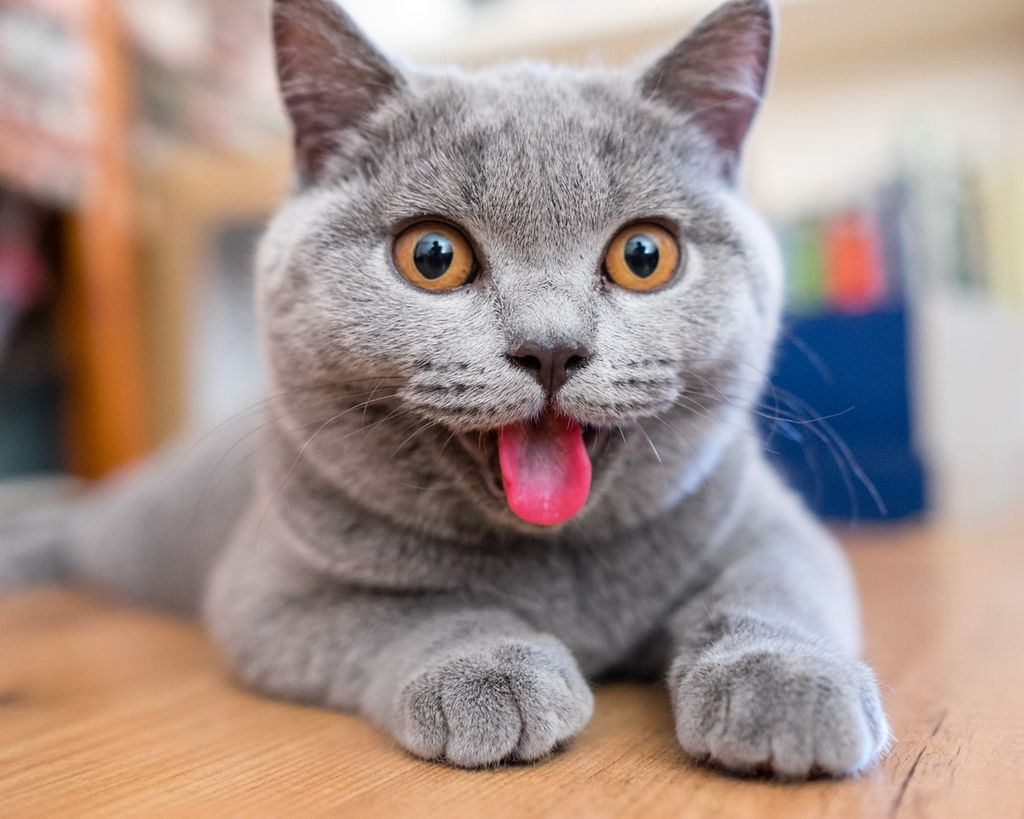
#> input picture task_1/cat.jpg, 1024 x 819 px
$ jupyter execute task_2.ipynb
#> lines starting #> are read from the running program, lines starting #| are printed output that depends on the picture; after the words box and inside, x2 and y2 are one past the last pixel; in counts of white or black regions, pixels touching at a corner belong together
[cell 1]
import cv2 as cv

[cell 2]
cat = cv.imread('cat.jpg')
#> cat is the input picture: shape (819, 1024, 3); mean B, G, R 138.7, 144.9, 163.2
from PIL import Image
cat = cv.cvtColor(cat, cv.COLOR_BGR2RGB)
display(Image.fromarray(cat))

[cell 3]
left_eye = (435, 260)
right_eye = (640, 255)
ellipse_axes = (50, 35)
angle_left = 25
angle_right = 155
start_angle = 0
end_angle = 360
new_cat = cv.ellipse(cat, left_eye, ellipse_axes, angle_left, start_angle, end_angle, (255, 0, 100), 3)
cv.ellipse(new_cat, right_eye, ellipse_axes, angle_right, start_angle, end_angle, (255, 0, 100), 3)

left_ear_1 = (275, 0)
left_ear_2 = (310, 190)
left_ear_3 = (410, 85)

right_ear_1 = (760, 0)
right_ear_2 = (630, 85)
right_ear_3 = (740, 200)

nose_1 = (500, 340)
nose_2 = (600, 345)
nose_3 = (550, 400)

cv.line(new_cat, left_ear_1, left_ear_2, (255, 100, 0), 3)
cv.line(new_cat, left_ear_2, left_ear_3, (255, 100, 0), 3)
cv.line(new_cat, left_ear_1, left_ear_3, (255, 100, 0), 3)
cv.line(new_cat, right_ear_1, right_ear_2, (255, 100, 0), 3)
cv.line(new_cat, right_ear_2, right_ear_3, (255, 100, 0), 3)
cv.line(new_cat, right_ear_1, right_ear_3, (255, 100, 0), 3)
cv.line(new_cat, nose_1, nose_2, (0, 200, 0), 3)
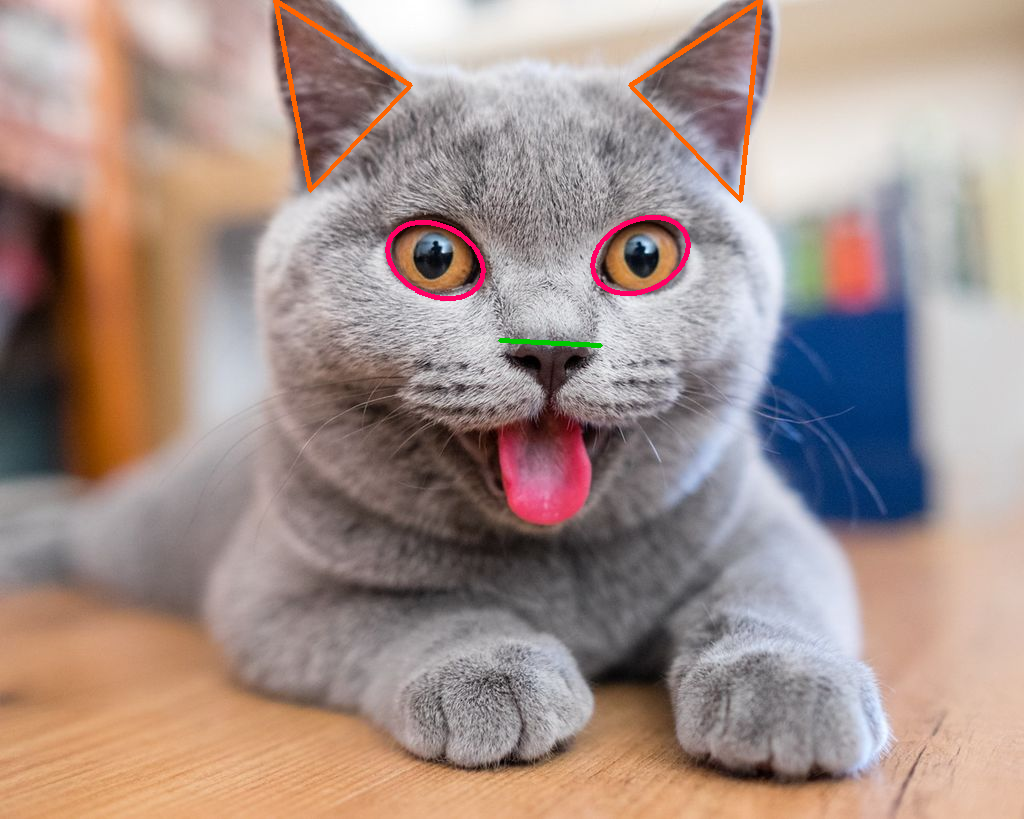
#> new_cat: shape (819, 1024, 3); mean R, G, B 164.2, 144.4, 137.8
cv.line(new_cat, nose_2, nose_3, (0, 200, 0), 3)
#> new_cat: shape (819, 1024, 3); 0.04% of pixels changed, all inside (x1, y1, x2, y2) = (548, 347, 602, 403)
cv.line(new_cat, nose_1, nose_3, (0, 200, 0), 3)
#> new_cat: shape (819, 1024, 3); mean R, G, B 164.1, 144.5, 137.8
display(Image.fromarray(new_cat))
new_cat = cv.cvtColor(new_cat,cv.COLOR_BGR2RGB)
cv.imwrite('new_cat.jpg', new_cat)
#> Out = True


$ run again, with task_1/picture.jpg copied over task_1/cat.jpg
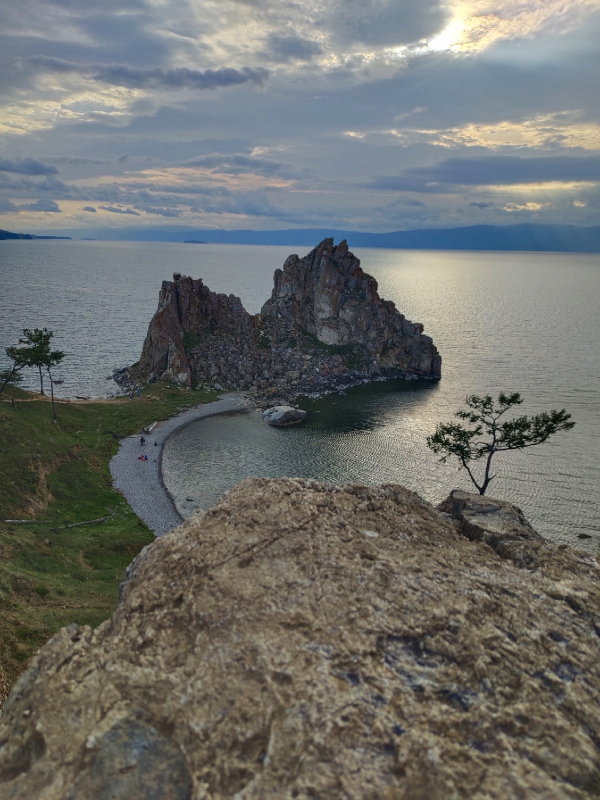
#> input picture task_1/picture.jpg, 1200 x 1600 px (shown at 1/2 size)
#> cat is the input picture: shape (1600, 1200, 3); mean B, G, R 108.1, 111, 109.3
#> `cv.line(new_cat, right_ear_1, right_ear_3, (255, 100, 0), 3)`:
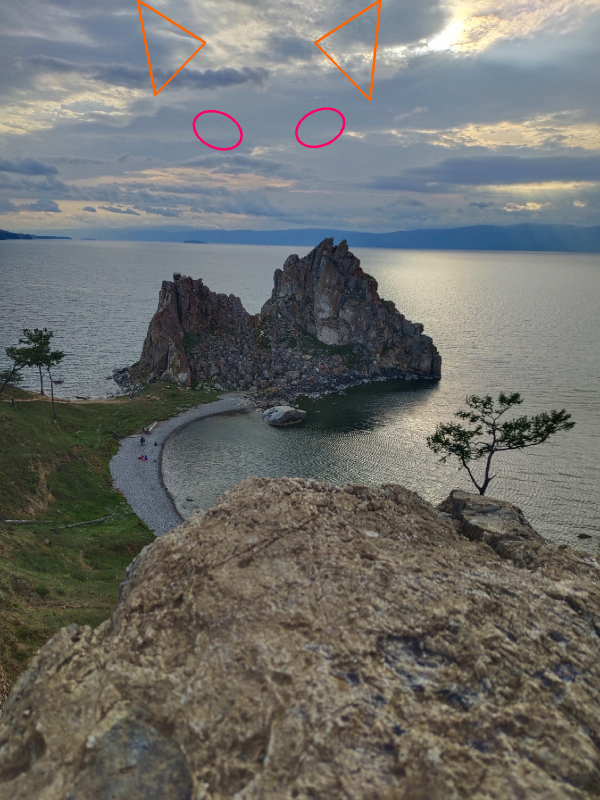
#> new_cat: shape (1600, 1200, 3) (shown at 1/2 size); mean R, G, B 109.8, 110.7, 107.6
#> Out = True
